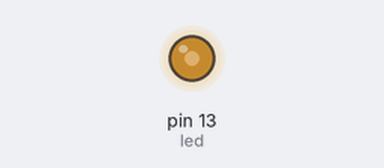
A sketch run on a simulated Arduino Uno, built with avr-gcc and run on an emulated ATmega328P. Shown: output pins drawn as LEDs (lit = HIGH).

Above: at 0.1 s.
Timing chart, 0 to 1.6 s (numbered marks = the images above):
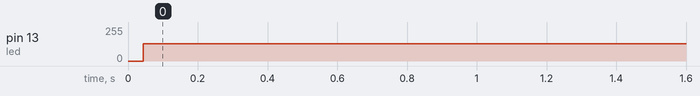

Measured:
- by itself, pin 13 (led): 0/255 → 129/255 at 0.04 s

The sketch:

013_1_Analogwrite_manullay.ino
```cpp
#define led  13

int timer = 1 ; //1000,500,50,1

//at 1 millisscond our eyes don't catch what really happens  !
//total time we had waited = 1 + 1 = 2 millseconds

void setup() {
  pinMode(led, OUTPUT);
}

void loop() {
  digitalWrite(led, HIGH);
  delay(timer);  //1 millsecond
  digitalWrite(led, LOW);
  delay(timer);  //another 1 millsecond
}
```
